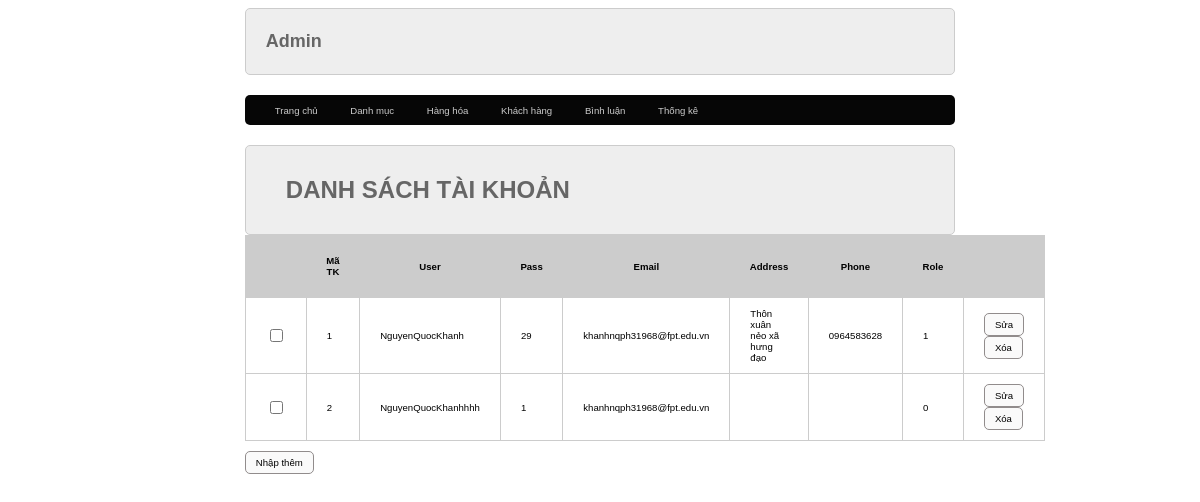
The app's page /admin/index.php?act=dskh with its own data.
### tables this page shows
CREATE TABLE `taikhoan` (
  `id` int(11) NOT NULL,
  `user` varchar(50) NOT NULL,
  `pass` varchar(50) NOT NULL,
  `email` varchar(255) NOT NULL,
  `address` varchar(255) DEFAULT NULL,
  `phone` varchar(20) DEFAULT NULL,
  `role` tinyint(4) NOT NULL DEFAULT 0
);

### model/pdo.php (called while the page is built, shortened)
<?php
function pdo_get_connection(){
    $servername = "localhost";
    $username = "root";
    $password = "";
    try {
        $conn = new PDO("mysql:host=$servername;dbname=duanmau", $username, $password);
        $conn->setAttribute(PDO::ATTR_ERRMODE, PDO::ERRMODE_EXCEPTION);
        return $conn;
    } catch(PDOException $e) {
        echo "Connection failed: " . $e->getMessage();
    }
}
function pdo_query($sql){
    $sql_args=array_slice(func_get_args(),1);
    try{
        $conn=pdo_get_connection();
        $stmt=$conn->prepare($sql);
        $stmt->execute($sql_args);
        $rows=$stmt->fetchAll();
        return $rows;
    }
    catch(PDOException $e){
        throw $e;
    }
    finally{
        unset($conn);
    }
}
?>

### model/taikhoan.php (called while the page is built, shortened)
<?php
function loadall_taikhoan()
{
    $sql = "SELECT * FROM taikhoan order by id asc";
    $listtaikhoan = pdo_query($sql);
    return $listtaikhoan;
}
?>

### admin/taikhoan/list.php (the view)
<div class="row">
            <div class="row header formtittle">
                <h1>DANH SÁCH TÀI KHOẢN</h1>
            </div>
            <div class="row formcontent">
                <div class="row mb10 formdanhsach">
                    <table>
                        <tr>
                            <th></th>
                            <th>Mã TK</th>
                            <th>User</th>
                            <th>Pass</th>
                            <th>Email</th>
                            <th>Address</th>
                            <th>Phone</th>
                            <th>Role</th>
                            <th></th>
                        </tr>
                        <?php
                            foreach($listtaikhoan as $tk){
                                extract($tk);
                                $suatk = "index.php?act=suatk&id=".$id;
                                $xoatk = "index.php?act=xoatk&id=".$id;
                                echo '
                                <tr>
                                <td><input type="checkbox" name="" id=""></td>
                                <td>'.$id.'</td>
                                <td>'.$user.'</td>
                                <td>'.$pass.'</td>
                                <td>'.$email.'</td>
                                <td>'.$address.'</td>
                                <td>'.$phone.'</td>
                                <td>'.$role.'</td>
                                <td>
                                    <a href="'.$suatk.'"><input type="button" value="Sửa"></a>
                                    <a href="'.$xoatk.'"><input type="button" value="Xóa"></a>
                                </td>
                            </tr>';
                            }
                        ?>
                    </table>
                </div>
                <div class="row mb10">
                    <a href="../index.php"><input type="button" value="Nhập thêm" name="" id=""></a>
                </div>
            </div>
        </div>

### css/style.css (style rules this page uses)
* { box-sizing: border-box; font-family: sans-serif; font-size: 0.8vw; }
.row { float: left; width: 100%; }
.mb10 { margin-bottom: 10px; }
.header { background-color: aquamarine; border: 1px #009900 solid; font-size: 1vw; color: blue; border-radius: 5px; }
.header h1 { margin: 20px; font-size: 2vw; }
.formtaikhoan input[type="submit"], .formtaikhoan input[type="reset"], .formcontent input[type="submit"], .formcontent input[type="reset"], .formcontent input[type="button"] { border-radius: 5px; padding: 5px 10px; background-color: rgb(250, 250, 250); border: 1px rgb(145, 140, 140) solid; }
.formtittle { background-color: #EEE; color: #666; border-radius: 5px; border: 1px #CCC solid; padding: 10px 20px; }
.formdanhsach table { width: 100%; border-collapse:collapse; }
.formdanhsach table th { padding: 20px ; background-color: #CCC; }
.formdanhsach table td { padding: 10px 20px; border: 1px #CCC solid; }

### records on screen
taikhoan: id "1", user "NguyenQuocKhanh", pass "29", email "khanhnqph31968@fpt.edu.vn", address "Thôn xuân nẻo xã hưng đạo", phone "0964583628", role "1"
taikhoan: id "2", user "NguyenQuocKhanhhhh", pass "1", email "khanhnqph31968@fpt.edu.vn", role "0"
